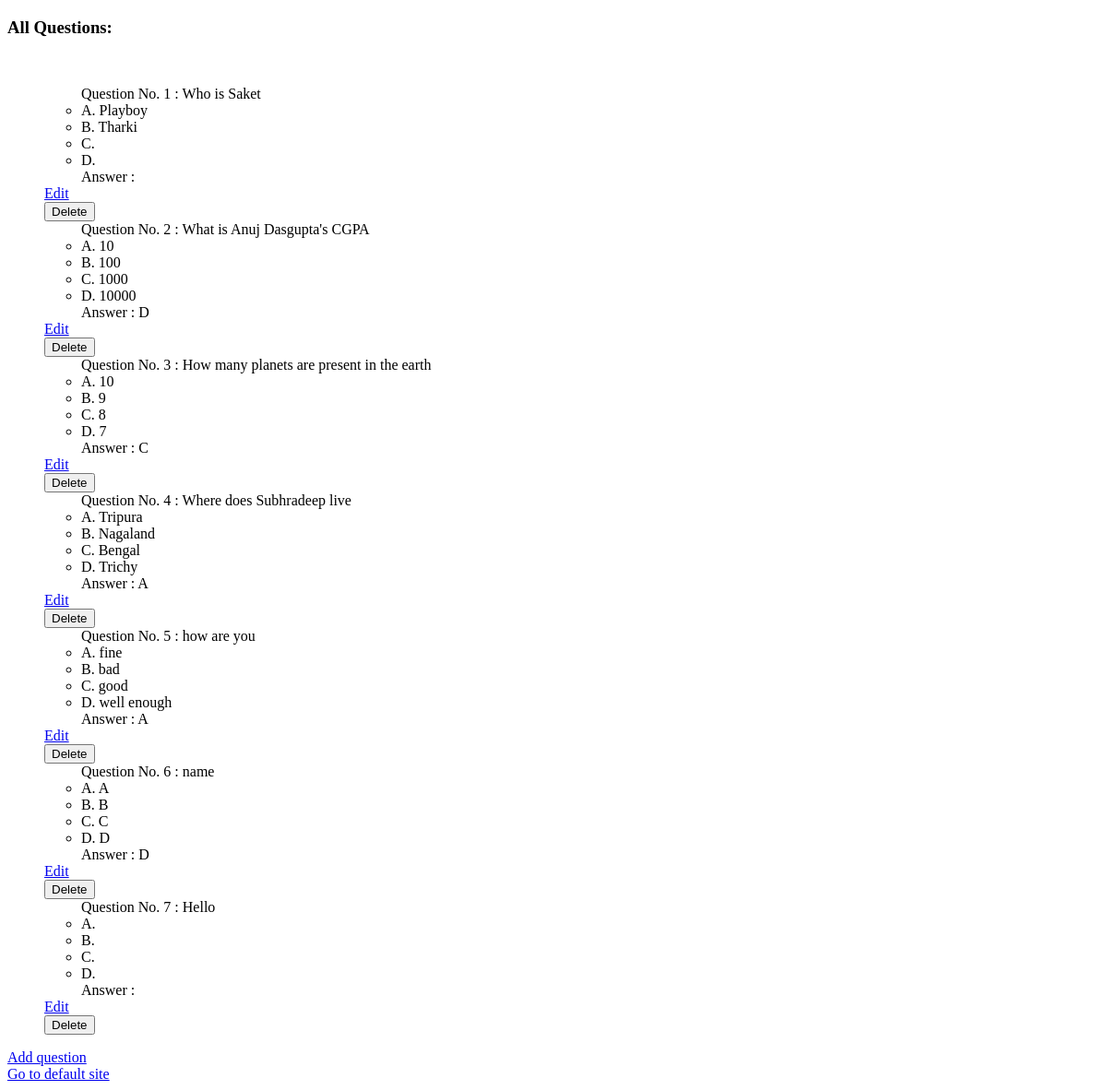
The app's page /prof/question/view_all_ques, older data.
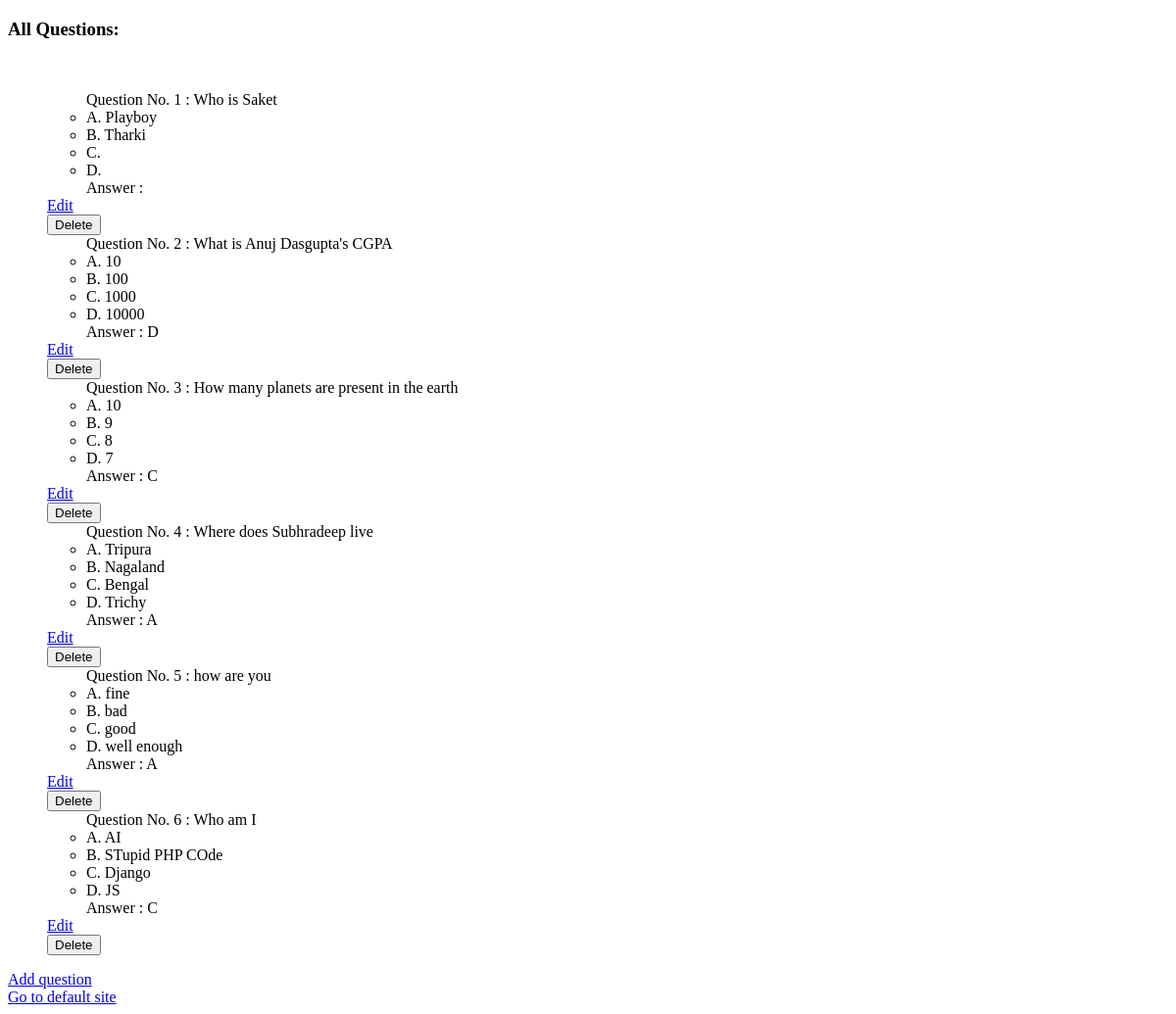
The same page, newer data.
### prof/models.py (models this page shows, shortened)
class Question_DB(models.Model):
    qno = models.AutoField(primary_key=True)
    number=models.IntegerField(default=1)
    question = models.CharField(max_length=100)
    optionA = models.CharField(max_length=100)
    optionB = models.CharField(max_length=100)
    optionC = models.CharField(max_length=100)
    optionD = models.CharField(max_length=100)
    answer = models.CharField(max_length=200)

### prof/views.py (the view, shortened to what this page needs)
# urls.py: path('question/view_all_ques', views.view_all_ques, name='view_all_ques'),
def view_all_ques(request):
    return render(request, 'prof/view_all_questions.html',{
        'question_db': Question_DB.objects.all() ,
    })

### prof/templates/prof/view_all_questions.html (shortened to what this page needs)
<!DOCTYPE html>
<html lang="en">
<head>
</head>
<body>
    <h3>All Questions:</h3><br>
    <ol>
        {% for ques in question_db %}
                <ul>Question No. {{ques.qno}} : {{ ques.question }}
                    <li>A. {{ques.optionA}}</li>
                    <li>B. {{ques.optionB}}</li>
                    <li>C. {{ques.optionC}}</li>
                    <li>D. {{ques.optionD}}</li>
                </ul>
                <ul>Answer : {{ques.answer}} </ul>
                <a href="{% url 'prof:edit_question' ques.qno %}">Edit</a>
                <form method="POST">
                    <input type="submit" value="Delete">
                </form>
                {% empty %}
                <h4>No questions in database</h4>
        {% endfor %}
    </ol>
    <a href="{% url 'prof:add_question' %}">Add question</a><br>
    <a href="{% url 'prof:index' %}">Go to default site</a>
</body>
</html>

Row changes from the older to the newer data that the page shows:
removed Question_DB: qno "7", question "Hello"
changed Question_DB id 6: question "name" → "Who am I"; optionA "A" → "AI"; optionB "B" → "STupid PHP COde"; optionC "C" → "Django"; optionD "D" → "JS"; answer "D" → "C"
